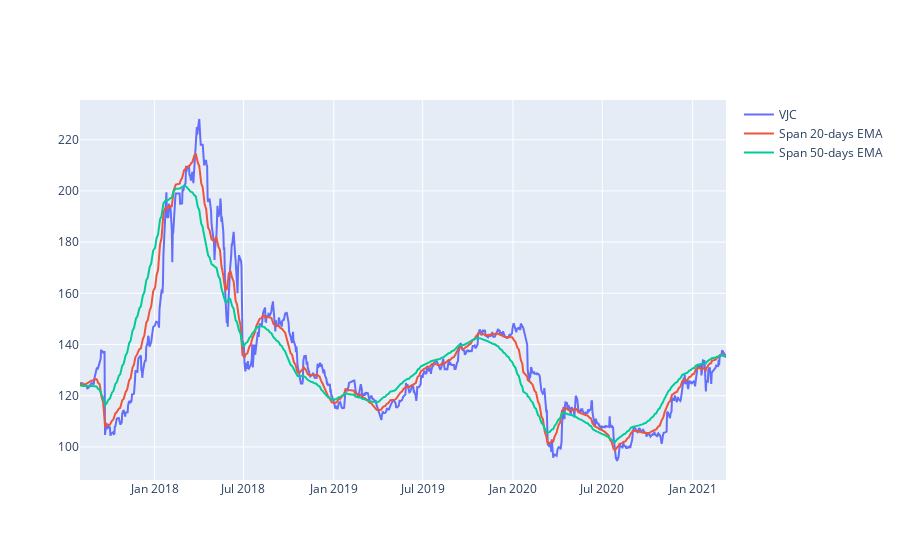

The code cell stored with this chart in its notebook:
### Code cell
#plot linechart for HPG price
short_rolling = df['<Close>'].rolling(window=20).mean()

ema_long = df['<Close>'].ewm(span=50, adjust=False).mean()
ema_short = df['<Close>'].ewm(span=20, adjust=False).mean()
line_price = df['<Close>']
fig = go.Figure()
#px.line(df_hpg, x='datetime', y='<Close>', labels={'x':'Date', 'y':'Price'})

fig.add_trace(go.Scatter(x=df.datetime, y=line_price, 
                        mode='lines', name='VJC'))

fig.add_trace(go.Scatter(x=df.datetime, y=ema_short, 
                        mode='lines', name='Span 20-days EMA'))

fig.add_trace(go.Scatter(x=df.datetime, y=ema_long, 
                        mode='lines', name='Span 50-days EMA'))

### Figure 1 — Plotly figure (JSON) as saved in the notebook; plotly's stock layout.template omitted (floating-point values rounded to 4 significant figures; data arrays with more than 128 entries replaced by an {"elided": "..."} marker saying what was removed)
{"data": [{"mode": "lines", "name": "VJC", "type": "scatter", "x": {"elided": "900 str values"}, "y": {"elided": "900 float values"}}, {"mode": "lines", "name": "Span 20-days EMA", "type": "scatter", "x": {"elided": "900 str values"}, "y": {"elided": "900 float values"}}, {"mode": "lines", "name": "Span 50-days EMA", "type": "scatter", "x": {"elided": "900 str values"}, "y": {"elided": "900 float values"}}], "layout": {}}
